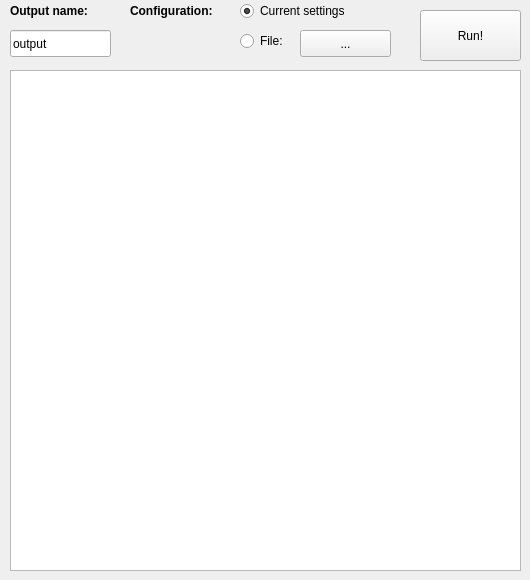
    <widget class="QWidget" name="bsgMainTab">
     <attribute name="title">
      <string>Beta Spectrum Shape Generator</string>
     </attribute>
     <widget class="QWidget" name="horizontalLayoutWidget">
      <property name="geometry">
       <rect>
        <x>10</x>
        <y>70</y>
        <width>511</width>
        <height>501</height>
       </rect>
      </property>
      <layout class="QHBoxLayout" name="horizontalLayout">
       <item>
        <widget class="PlotWidget" name="gv_plotSpectrum"/>
       </item>
      </layout>
     </widget>
     <widget class="QPushButton" name="b_runBSG">
      <property name="geometry">
       <rect>
        <x>420</x>
        <y>10</y>
        <width>101</width>
        <height>51</height>
       </rect>
      </property>
      <property name="cursor">
       <cursorShape>OpenHandCursor</cursorShape>
      </property>
      <property name="toolTip">
       <string>Run the spectrum shape generator</string>
      </property>
      <property name="statusTip">
       <string>Run the spectrum shape generator</string>
      </property>
      <property name="text">
       <string>Run!</string>
      </property>
      <property name="checkable">
       <bool>false</bool>
      </property>
      <property name="checked">
       <bool>false</bool>
      </property>
      <property name="default">
       <bool>false</bool>
      </property>
      <property name="flat">
       <bool>false</bool>
      </property>
     </widget>
     <widget class="QLineEdit" name="le_outputName">
      <property name="geometry">
       <rect>
        <x>10</x>
        <y>30</y>
        <width>101</width>
        <height>27</height>
       </rect>
      </property>
      <property name="statusTip">
       <string>Choose the output name of all files generated (omit extension)</string>
      </property>
      <property name="text">
       <string>output</string>
      </property>
     </widget>
     <widget class="QLabel" name="label_10">
      <property name="geometry">
       <rect>
        <x>10</x>
        <y>0</y>
        <width>111</width>
        <height>21</height>
       </rect>
      </property>
      <property name="font">
       <font>
        <weight>75</weight>
        <bold>true</bold>
       </font>
      </property>
      <property name="statusTip">
       <string>Choose the output name of all files generated (omit extension)</string>
      </property>
      <property name="text">
       <string>Output name:</string>
      </property>
     </widget>
     <widget class="QRadioButton" name="rb_currentSettings">
      <property name="geometry">
       <rect>
        <x>240</x>
        <y>0</y>
        <width>141</width>
        <height>22</height>
       </rect>
      </property>
      <property name="toolTip">
       <string>Use the Spectral Shape &amp; Nuclear Structure options as currently specified in the GUI</string>
      </property>
      <property name="statusTip">
       <string>Use the Spectral Shape &amp; Nuclear Structure options as currently specified in the GUI</string>
      </property>
      <property name="text">
       <string>Current settings</string>
      </property>
      <property name="checked">
       <bool>true</bool>
      </property>
     </widget>
     <widget class="QRadioButton" name="rb_configFile">
      <property name="geometry">
       <rect>
        <x>240</x>
        <y>30</y>
        <width>61</width>
        <height>22</height>
       </rect>
      </property>
      <property name="toolTip">
       <string>Use the Spectrum Shape and Nuclear Structure Options as specified in an external config file</string>
      </property>
      <property name="statusTip">
       <string>Use the Spectrum Shape and Nuclear Structure Options as specified in an external config file</string>
      </property>
      <property name="text">
       <string>File:</string>
      </property>
     </widget>
     <widget class="QLabel" name="label_5">
      <property name="geometry">
       <rect>
        <x>130</x>
        <y>0</y>
        <width>111</width>
        <height>21</height>
       </rect>
      </property>
      <property name="font">
       <font>
        <weight>75</weight>
        <bold>true</bold>
       </font>
      </property>
      <property name="text">
       <string>Configuration:</string>
      </property>
     </widget>
     <widget class="QPushButton" name="b_chooseConfigFile">
      <property name="geometry">
       <rect>
        <x>300</x>
        <y>30</y>
        <width>91</width>
        <height>27</height>
       </rect>
      </property>
      <property name="cursor">
       <cursorShape>OpenHandCursor</cursorShape>
      </property>
      <property name="text">
       <string>...</string>
      </property>
     </widget>
    </widget>
